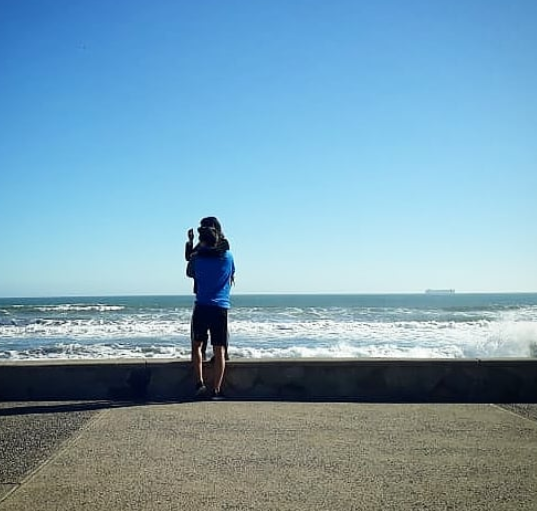
#> input picture 27082019/playa.PNG, 537 x 511 px, found by its file name
$ python 000600.py   (Python 2 division)
#> lines starting #> are read from the running program, lines starting #| are printed output that depends on the picture
# en este caso leeremos una imagen
# importamos skimage
from skimage import io
import matplotlib.pyplot as plt    # importamos matplotlib para poder graficar
import numpy as np
foto= io.imread('playa.png')       # abrimos la imagen
#> foto is the input picture: shape (511, 537, 4); mean R, G, B, A 122.6, 160.1, 179.3, 255
print foto.shape       # nos muestra la forma de la imagen
#| (511, 537, 4)
print type(foto)
#| <class 'numpy.ndarray'>
plt.imshow(foto)            #se imprime la imagen en orden
plt.imshow(foto[::-1])      #imprime la imagen invertida por filas solamente
plt.imshow(foto[:,::-1])    # nos imprime la imagen invirtiendo las columnas
plt.imshow(foto[10:100,100:150]) # cortamos la imagen es un rango
plt.imshow(foto[::2,::2])   # reduce la imagen por la mitad

foto_sin=np.sin(foto)
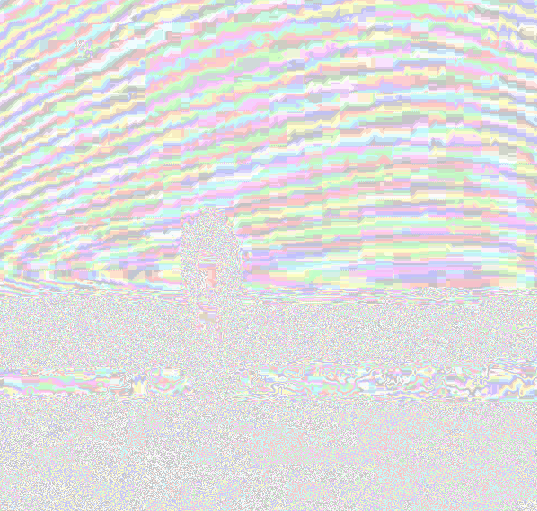
#> foto_sin: shape (511, 537, 4) float16; mean R, G, B, A 0.00652, -0.00535, -0.022, -0.507; transparent parts drawn white
print foto
#> (printed output is left out)
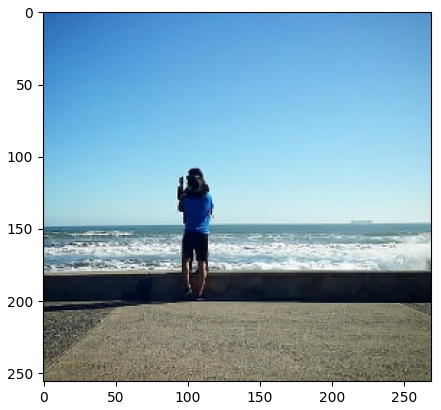
#> figure drawn by matplotlib, 1 panel
